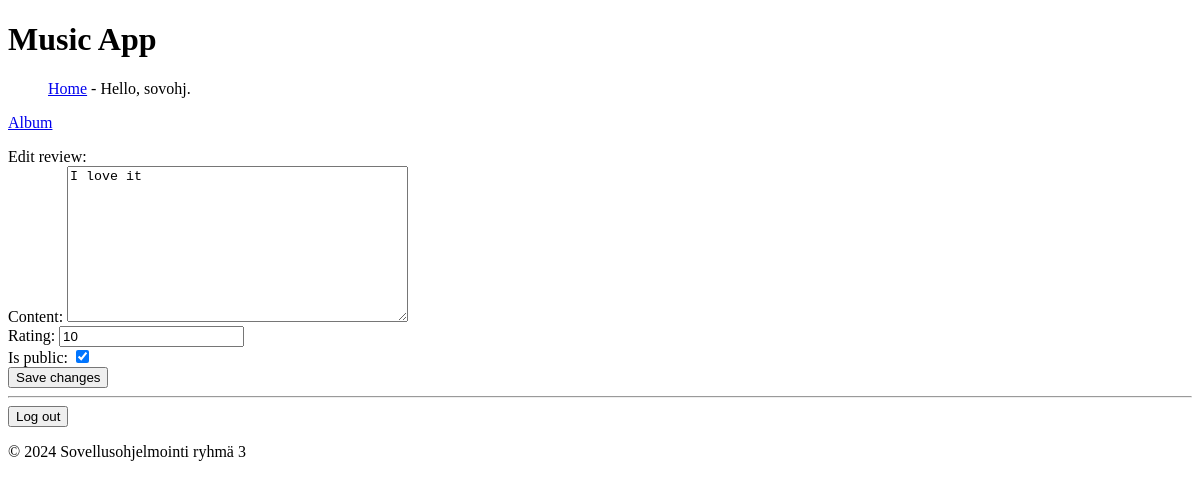
The app's page /edit_review/1/ (signed in), older data.
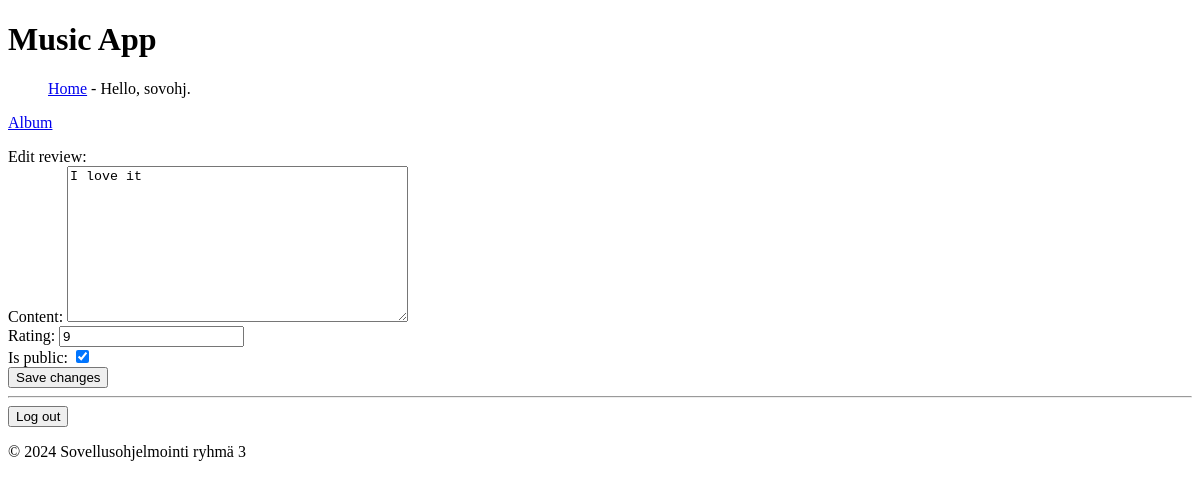
The same page, newer data.
### music_app/models.py (models this page shows, shortened)
class Review(models.Model):
    content_type = models.ForeignKey(ContentType, on_delete=models.CASCADE) # Song or album?
    object_id = models.PositiveIntegerField() # ID of song or album
    target_object = GenericForeignKey('content_type', 'object_id')
    content = models.TextField()
    rating = models.IntegerField(default=0,
                                validators=[
                                    MaxValueValidator(10),
                                    MinValueValidator(0),
                                ])
    date_created = models.DateField(auto_now_add=True)
    is_public = models.BooleanField(default=False) # Public means other users can see this review
    creator = models.ForeignKey(User, on_delete=models.CASCADE)

### music_app/views.py (the view, shortened to what this page needs)
# urls.py: path('edit_review/<int:review_id>/', views.edit_review, name='edit_review'),
@login_required
def edit_review(request, review_id):
    review = get_object_or_404(Review, id=review_id)
    if request.user != review.creator:
        raise Http404
    if request.method != 'POST':
        form = ReviewForm(instance=review)
    context = {'review': review,
               'type': review.content_type.name.lower(),
               'object': get_object_or_404(review.content_type.model_class(),
                                           id=review.object_id),
               'form': form}
    return render(request, 'music_app/edit_review.html', context)

### music_app/forms.py
class ReviewForm(forms.ModelForm):
    class Meta:
        model = Review
        fields = ['content', 'rating', 'is_public']

### music_app/templates/music_app/edit_review.html (shortened to what this page needs)
{% extends "music_app/base.html" %}
{% block content %}
    {% if type == "album" %}
        <p><a href="{% url 'music_app:track_list' object.id %}">
            {{ type|title }}
        </a></p>
    {% else %}
        <p><a href="{% url 'music_app:track_details' object.id %}">
            {{ type|title }}
        </a></p>
    {% endif %}
    <div>Edit review:</div>
    <form action="{% url 'music_app:edit_review' review.id %}" method="post">
        {{ form.as_div }}
        <button name="submit">Save changes</button>
    </form>
{% endblock content %}

Row changes from the older to the newer data that the page shows:
changed Review "I love it": rating "10" → "9"
